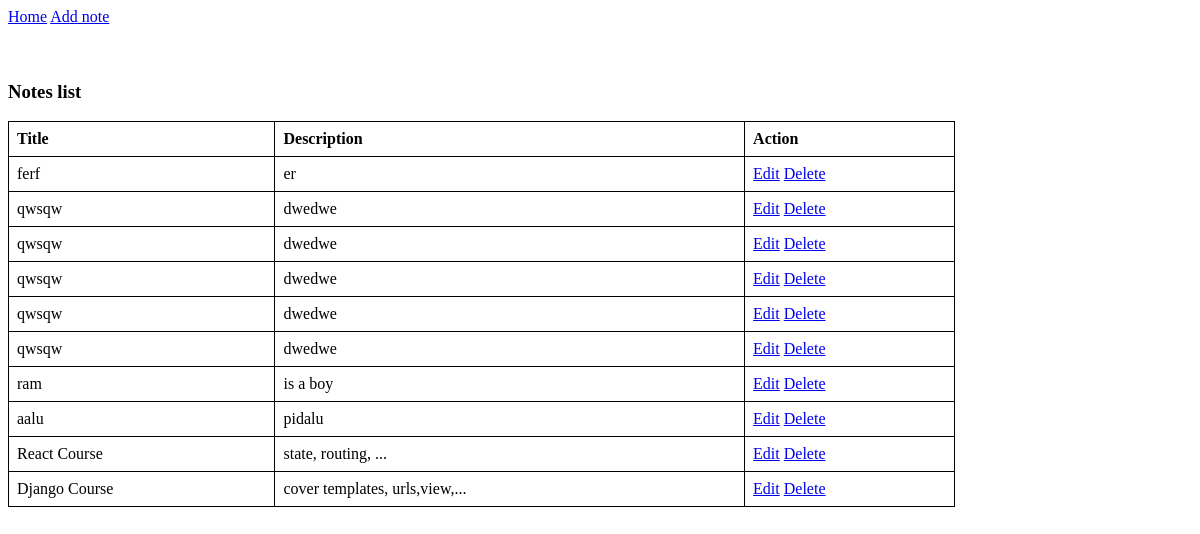
Before: /notes/ with the older database file.
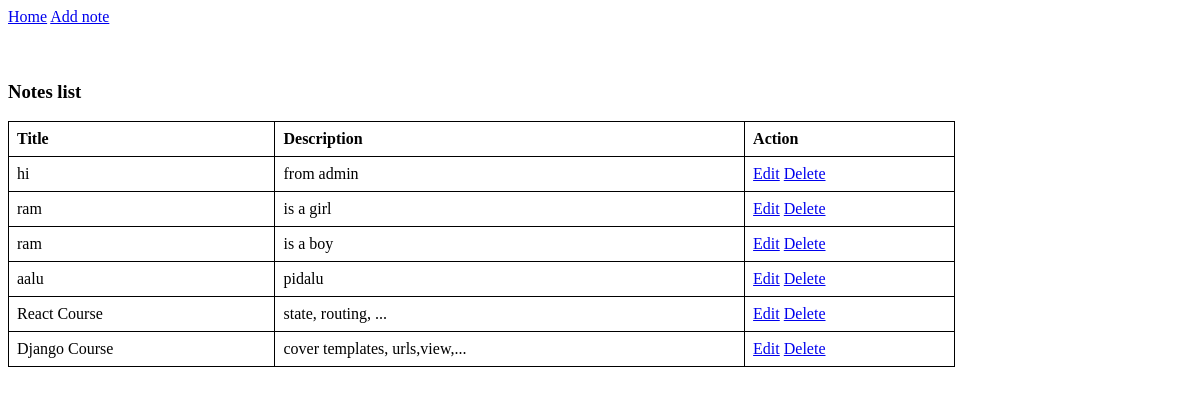
After: the same page with the newer database file.
### notes/models.py (models this page shows, shortened)
class Note(models.Model):
    title = models.CharField(max_length=100)
    description = models.TextField()

### notes/views.py (the view)
# urls.py: path('', views.index, name='index'),
def index(request):
    notes = Note.objects.all().order_by('-id')
    return render(request, "notes/index.html", {
        'notes': notes
    })

### notes/templates/notes/index.html
{% extends "notes/base.html" %}
{% block content %}
    <h3>Notes list</h3>
    <table>
        <tr>
            <th>Title</th>
            <th>Description</th>
            <th>Action</th>
        </tr>
        {% for n in notes %}
            <tr>
                <td>{{ n.title }}</td>
                <td>{{ n.description }}</td>
                <td>
                    <a href="#">Edit</a>
                    <a href="{% url 'notes:delete'  n.id %}"
                       onclick="return confirm('Are you sure to delete!')">Delete</a>
                </td>
            </tr>
        {% endfor %}
    </table>
{% endblock content %}

### notes/templates/notes/base.html (shortened to what this page needs)
{% load static %}
<!DOCTYPE html>
<html lang="en">
    <head>
        <link rel="stylesheet" href="{% static 'notes/style.css' %}">
    </head>
    <body>
        {% include "notes/partials/header.html" %}
        {% block content %}
        {% endblock content %}
    </body>
</html>

### notes/templates/notes/partials/header.html
<nav>
    <a href="{% url 'notes:index' %}">Home</a>
    <a href="{% url 'notes:add' %}">Add note</a>
</nav>
<br>
<br>

### notes/static/notes/style.css (style rules this page uses)
table { width: 80%; border-collapse: collapse; }
th,td { border: 1px solid black; padding: 8px; text-align: left; }

Changed rows visible on the page:
removed Note: title "ferf", description "er"
removed Note: title "qwsqw", description "dwedwe"
removed Note: title "qwsqw", description "dwedwe"
removed Note: title "qwsqw", description "dwedwe"
removed Note: title "qwsqw", description "dwedwe"
removed Note: title "qwsqw", description "dwedwe"
added Note: title "hi", description "from admin"
added Note: title "ram", description "is a girl"
